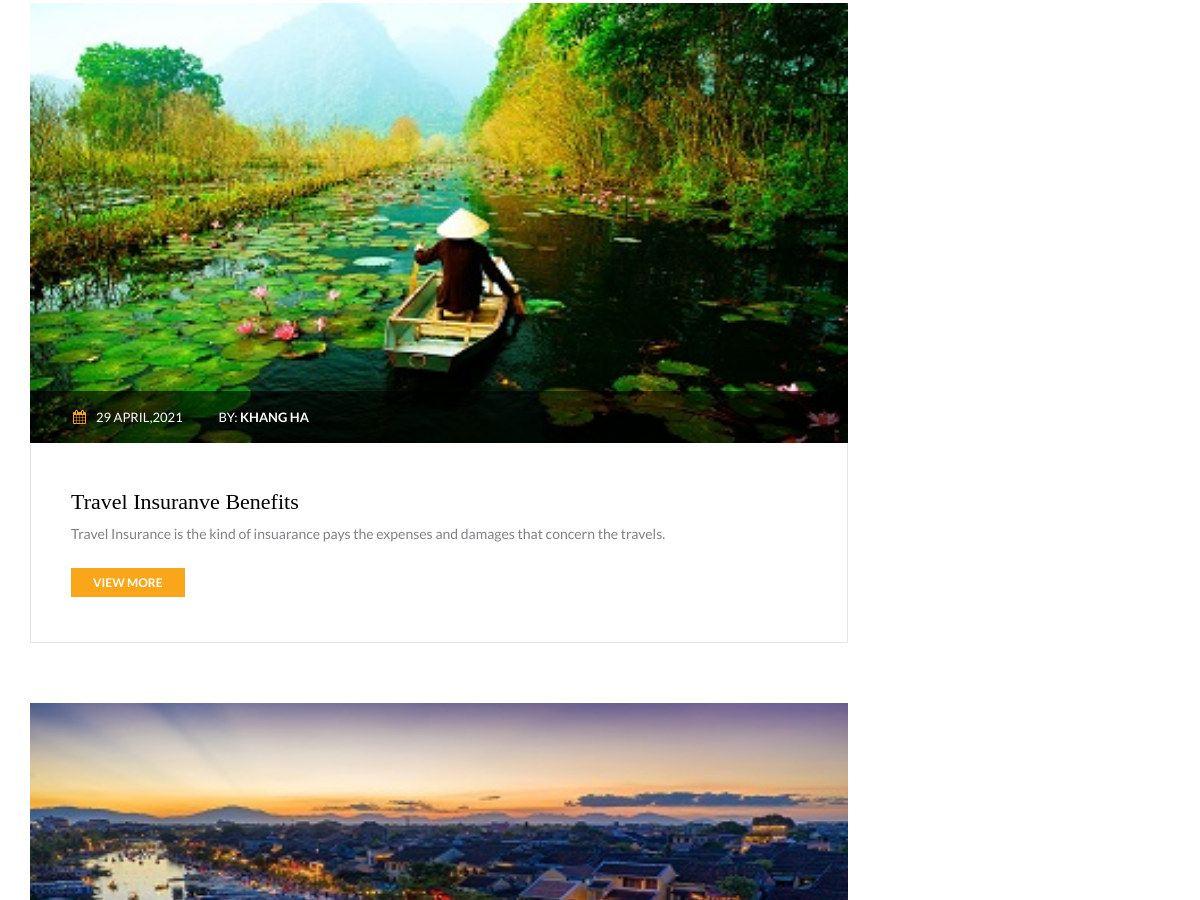
The page /blog-listing-right-sidebar.php (middle part) on the database as committed earlier.
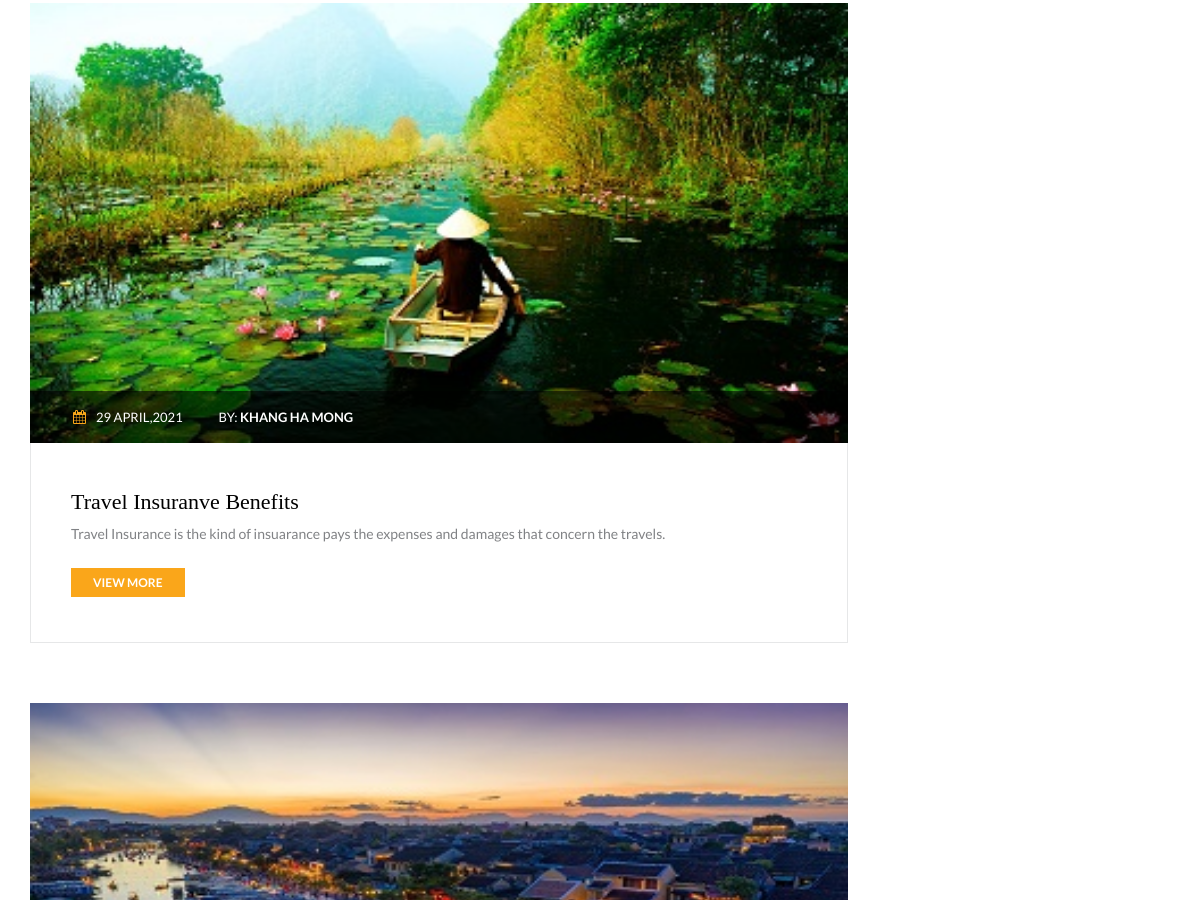
The same page on the database as committed later.
### tables this page shows
CREATE TABLE `blog` (
  `id_blog` int(11) NOT NULL,
  `img_blog` text NOT NULL,
  `author_blog` text NOT NULL,
  `time_blog` text NOT NULL,
  `title_blog` text NOT NULL,
  `content_blog` text NOT NULL
);

### admin_set.php (called while the page is built, shortened)
<?php
class database{
    protected $server = "localhost";
    protected $username = "root";
    protected $password;
    protected $database = "startravel";
    protected $link;
    public function __construct()
    {
        try {
            $this->link = new mysqli($this->server, $this->username, $this->password, $this->database);
        } catch (Exception $e) {
            echo "connection failed" . $e->getMessage();
        }
    }
    public function fetch($query)
    {
        $row = null;
        if ($sql = $this->link->query($query)) {
            while ($data = mysqli_fetch_assoc($sql)) {
                $row[] = $data;
            }
        }
        return $row;
    }
}

### blog-listing-right-sidebar.php (the view, shortened to what this page needs)
<!doctype html>
<html lang="en">
<head>
    <link rel="stylesheet" href="css/bootstrap.min.css">
    <link rel="stylesheet" href="css/font-awesome.min.css">
    <link rel="stylesheet" href="css/style.css">
    <link rel="stylesheet" id="cpswitch" href="css/orange.css">
    <link rel="stylesheet" href="css/responsive.css">
</head>
<body>
    <section class="innerpage-wrapper">
        <div id="blog-listings" class="innerpage-section-padding">
            <div class="container">
                <div class="row">
                    <div class="col-xs-12 col-sm-12 col-md-9 col-lg-9 content-side">
                        <div class="space-right">
                            <?php
                            include("admin_set.php");
                            $blog = new blog();
                            $sql = "select * from blog";
                            $rows = $blog->fetch($sql);
                            if (!empty($rows)) {
                                foreach ($rows as $row) {
                                    $author_blog = $row['author_blog'];
                                    $time_blog = $row['time_blog'];
                                    $content_blog = $row['content_blog'];
                                    $title_blog = $row['title_blog'];
                                    $img_blog = $row['img_blog'];
                                    echo $table = "
<div class='main-block blog-post blog-list'>
                                <div class='main-img blog-post-img'>
                                    <a href='blog-detail-right-sidebar3.php'>
                                        <img src='images/$img_blog' class='img-responsive' alt='blog-post-image' />
                                    </a>
                                    <div class='main-mask'>
                                        <ul class='list-inline list-unstyled blog-post-info'>
                                            <li><span><i class='fa fa-calendar'></i></span>$time_blog</li>
                                            <li><span><i class='fa fa-use'></i></span>By: <a href='#'>$author_blog</a></li>
                                        </ul>
                                    </div>
                                </div>
                                <div class='blog-post-detail'>
                                    <h2 class='blog-post-title'><a href='blog-detail-right-sidebar3.php'>$title_blog</a></h2>
                                    <p>$content_blog</p>
                                    <a href='blog-detail-right-sidebar3.php' class='btn btn-orange'>View More</a>
                                </div>
                            </div>
";
                                }
                            }
                            ?>
                        </div>
                    </div>
                </div>
            </div>
        </div>
    </section>
</body>
</html>

### css/style.css (style rules this page uses)
html,body { height:100%; position:relative; }
p,ul { line-height:1.5em; font-size:14px; }
ul { margin-bottom:0px; }
h1,h2,h3,h4,h5,h6,.main-title a, .flight-info h3 .flight-destination,.blog-post-title a, .block-title a { font-family: 'Merriweather', serif; margin-top:0; line-height:1.3em; }
.btn { font-size:14px; text-transform:uppercase; font-weight:bold; }
.innerpage-section-padding { padding-top:103px; padding-bottom:147px; }
.main-block { transition:.4s; }
.main-img { position:relative; overflow:hidden; }
.main-img img { width:100%; transition:.4s; }
.main-img .main-mask { position:absolute; bottom:0px; width:100%; }
.blog-list { transition:.4s; margin-bottom:60px; }
.blog-post-img { overflow:hidden; }
.blog-post .blog-post-img img { width:100%; transition:.4s; max-height:440px; }
.blog-post-img .main-mask { padding:15px 43px; }
.blog-post-img .main-mask .blog-post-info li { text-transform:uppercase; font-size:13px; }
.blog-post-img .main-mask .blog-post-info li .fa { margin-right:10px; font-size:14px; }
.blog-post-img .main-mask .blog-post-info li:nth-child(2) { margin-left:13px; }
.blog-post-img .main-mask .blog-post-info li:nth-child(2) a { font-weight:bold; }
.blog-post-detail { padding:45px 40px; }
.blog-post-detail .blog-post-title { font-size:22px; margin-bottom:7px; }
.blog-post-detail .blog-post-title a { text-decoration:none; display:inline-block; }
.blog-post-detail p { line-height:1.6em; }
.blog-post-detail .btn { font-size:12px; padding:6px 22px; margin-top:12px; }

### css/orange.css (style rules this page uses)
p { color: #808285; }
.btn { border-radius: 0px; border: 0px; }
.btn-orange, .btn-orange:focus { background: #faa61a; color: white; }
.main-mask { background: rgba(0, 0, 0, 0.8); }
.blog-post-img .main-mask { background: rgba(0, 0, 0, 0.6); }
.blog-post-img .main-mask, .blog-post-img .main-mask .blog-post-info li a { color: white; }
.blog-post-img .main-mask .blog-post-info li .fa { color: #faa61a; }
.blog-post-detail { border: 1px solid #e6e7e8; border-top: 0px; }
.blog-post-detail .blog-post-title, .blog-post-detail .blog-post-title a { color: #000; }

### css/responsive.css (style rules this page uses)
@media (min-width:992px) { .space-right { padding-right:30px; } }

Rows that differ between the two databases and show on the page:
changed blog "Travel Insuranve Benefits": author_blog "KHANG HA" → "KHANG HA MONG"
